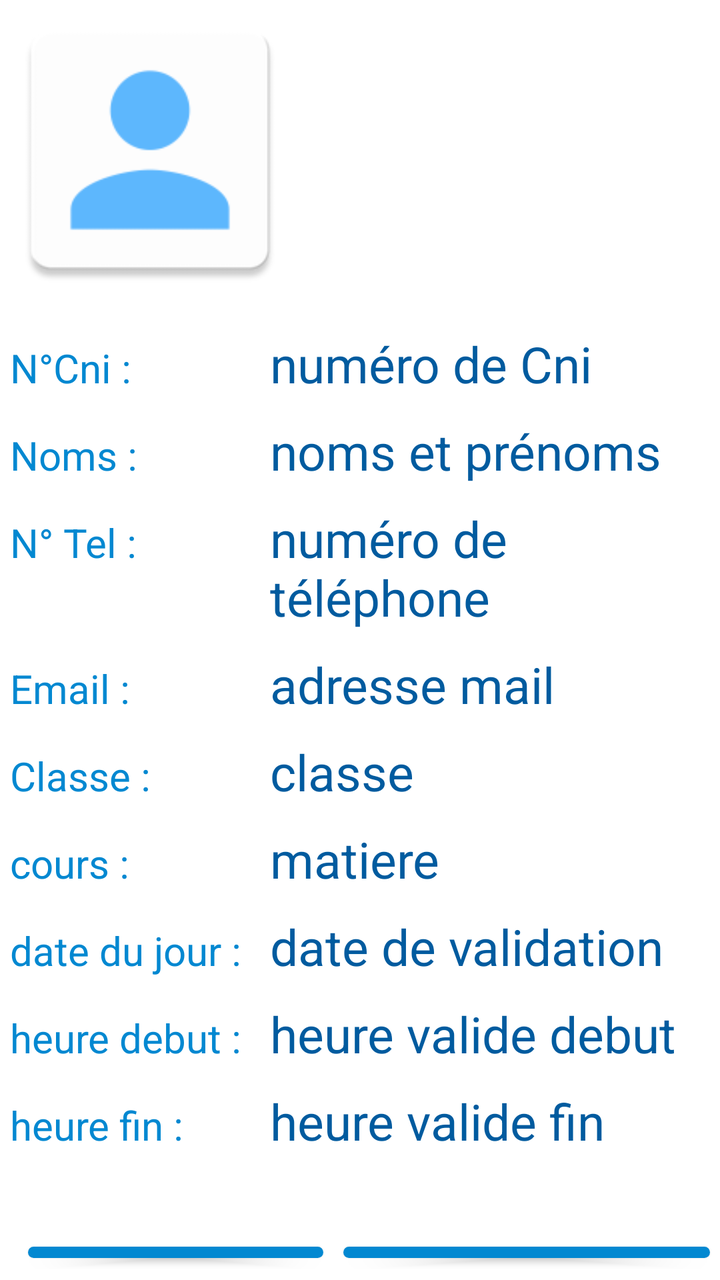
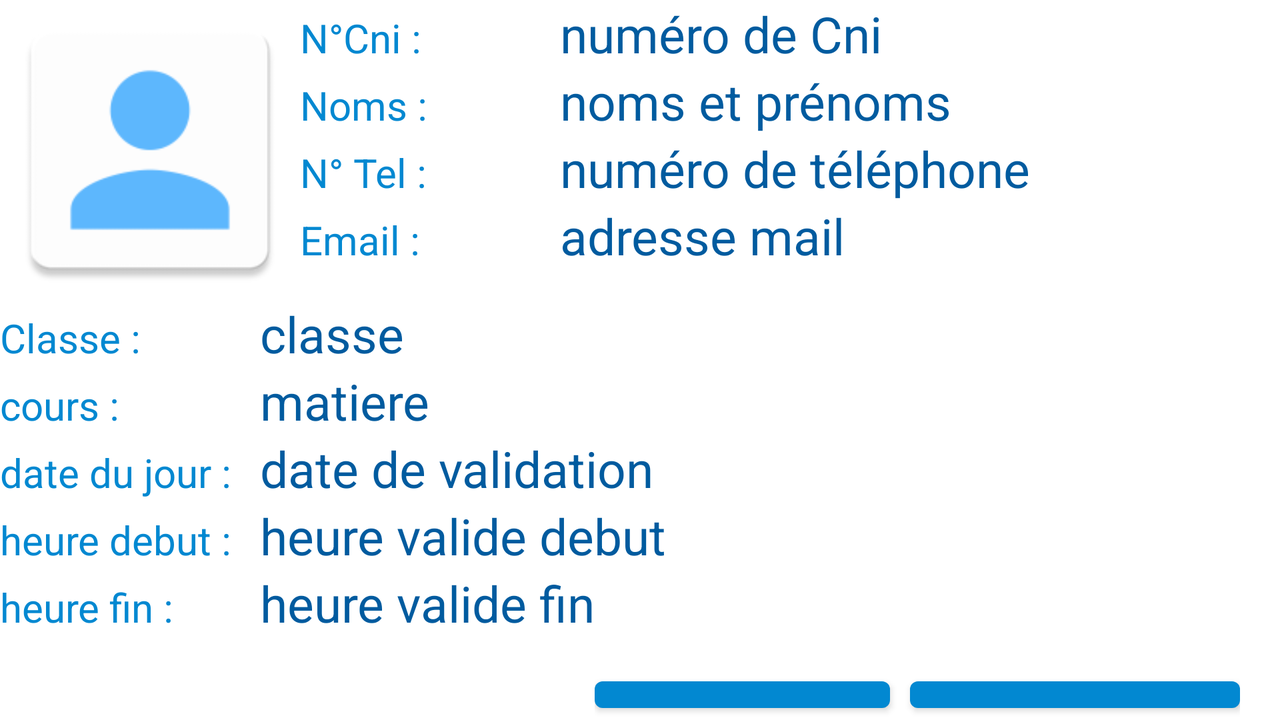

Compare how this app lays out the same screen by default and in its alternative resource folder. The renders come first, then the two layout files and the values they reference.
<!-- AndroidManifest.xml: application theme AppTheme -->
<!-- res/layout/fragment_enseignant_presence.xml -->
<?xml version="1.0" encoding="utf-8"?>
<LinearLayout xmlns:android="http://schemas.android.com/apk/res/android"
    xmlns:app="http://schemas.android.com/apk/res-auto"
    xmlns:tools="http://schemas.android.com/tools"
    android:layout_width="match_parent"
    android:layout_height="match_parent"
    android:background="@color/colorWhite"
    tools:context=".fragments.EnseignantPresenceFragment"
    android:orientation="vertical"
    >


    <LinearLayout
        android:layout_width="wrap_content"
        android:layout_height="wrap_content">

        <ImageView
        android:id="@+id/imageView"
        android:layout_width="150dp"
        android:layout_height="150dp"
        android:src="@drawable/person1"
        android:layout_marginBottom="10dp"/>

    </LinearLayout>

    
    <LinearLayout
        android:layout_width="wrap_content"
        android:layout_height="wrap_content"
        android:orientation="horizontal"
        android:layout_margin="5dp">

        <TextView

            android:layout_height="wrap_content"
            android:text="N°Cni :"
            style="@style/premierTextView"

            />

        <TextView
            android:id="@+id/text_view_cni"
            android:layout_width="wrap_content"
            android:layout_height="wrap_content"
            android:text="numéro de Cni"
            style="@style/deuxiemeTextView"/>
    </LinearLayout>


    
    <LinearLayout
        android:layout_width="wrap_content"
        android:layout_height="wrap_content"
        android:orientation="horizontal"
        android:layout_margin="5dp">

        <TextView

            android:layout_height="wrap_content"
            android:text="Noms :"
            style="@style/premierTextView"/>

        <TextView
            android:id="@+id/text_view_nom"
            android:layout_width="wrap_content"
            android:layout_height="wrap_content"
            android:text="noms et prénoms"
            style="@style/deuxiemeTextView"/>
    </LinearLayout>


    
    <LinearLayout
        android:layout_width="wrap_content"
        android:layout_height="wrap_content"
        android:orientation="horizontal"
        android:layout_margin="5dp">

        <TextView
            android:layout_height="wrap_content"
            android:text="N° Tel :"
            style="@style/premierTextView"/>

        <TextView
            android:id="@+id/text_view_telephone"
            android:layout_width="wrap_content"
            android:layout_height="wrap_content"
            android:text="numéro de téléphone"
            style="@style/deuxiemeTextView"/>
    </LinearLayout>


    
    <LinearLayout
        android:layout_width="wrap_content"
        android:layout_height="wrap_content"
        android:orientation="horizontal"
        android:layout_margin="5dp">

        <TextView
            android:layout_height="wrap_content"
            android:text="Email :"
            style="@style/premierTextView"/>

        <TextView
            android:id="@+id/text_view_email"
            android:layout_width="wrap_content"
            android:layout_height="wrap_content"
            android:text="adresse mail"
            style="@style/deuxiemeTextView"/>
    </LinearLayout>


    
    <LinearLayout
        android:layout_width="wrap_content"
        android:layout_height="wrap_content"
        android:orientation="horizontal"
        android:layout_margin="5dp">

        <TextView
            android:layout_height="wrap_content"
            android:text="Classe :"
            style="@style/premierTextView"/>

        <TextView
            android:id="@+id/text_view_classe"
            android:layout_width="wrap_content"
            android:layout_height="wrap_content"
            android:text="classe"
            style="@style/deuxiemeTextView"/>
    </LinearLayout>


    
    <LinearLayout
        android:layout_width="wrap_content"
        android:layout_height="wrap_content"
        android:orientation="horizontal"
        android:layout_margin="5dp">

        <TextView
            android:layout_height="wrap_content"
            android:text="cours :"
            style="@style/premierTextView"/>

        <TextView
            android:id="@+id/text_view_cours"
            android:layout_width="wrap_content"
            android:layout_height="wrap_content"
            android:text="matiere"
            style="@style/deuxiemeTextView"/>
    </LinearLayout>


    
    <LinearLayout
        android:layout_width="wrap_content"
        android:layout_height="wrap_content"
        android:orientation="horizontal"
        android:layout_margin="5dp">

        <TextView
            android:layout_height="wrap_content"
            android:text="date du jour :"
            style="@style/premierTextView"/>

        <TextView
            android:id="@+id/text_view_date_jour"
            android:layout_width="wrap_content"
            android:layout_height="wrap_content"
            android:text="date de validation"
            style="@style/deuxiemeTextView"/>
    </LinearLayout>


    
    <LinearLayout
        android:layout_width="wrap_content"
        android:layout_height="wrap_content"
        android:orientation="horizontal"
        android:layout_margin="5dp">

        <TextView
            android:layout_height="wrap_content"
            android:text="heure debut :"
            style="@style/premierTextView"/>

        <TextView
            android:id="@+id/text_view_heure_debut"
            android:layout_width="wrap_content"
            android:layout_height="wrap_content"
            android:text="heure valide debut"
            style="@style/deuxiemeTextView"/>
    </LinearLayout>

    
    <LinearLayout
        android:layout_width="wrap_content"
        android:layout_height="wrap_content"
        android:orientation="horizontal"
        android:layout_margin="5dp">

        <TextView
            android:layout_height="wrap_content"
            android:text="heure fin :"
            style="@style/premierTextView"/>

        <TextView
            android:id="@+id/text_view_heure_fin"
            android:layout_width="wrap_content"
            android:layout_height="wrap_content"
            android:text="heure valide fin"
            style="@style/deuxiemeTextView"/>
    </LinearLayout>



    <LinearLayout
        android:layout_width="match_parent"
        android:layout_height="wrap_content"
        android:orientation="horizontal"
        android:gravity="end"
        android:layout_marginTop="30dp">

        <Button
            android:id="@+id/button_valider"
            android:layout_width="wrap_content"
            android:layout_height="wrap_content"
            android:text="VALIDER"
            android:textSize="25sp"
            android:textStyle="bold"
            android:layout_margin="5dp"
            />

        <Button
            android:id="@+id/identifier"
            android:layout_width="wrap_content"
            android:layout_height="wrap_content"
            android:text="IDENTIFIER"
            android:layout_margin="5dp"
            android:textSize="25sp"
            android:textStyle="bold"/>

    </LinearLayout>





</LinearLayout>
<!-- resources referenced by this layout -->
<resources>
  <color name="colorWhite">#FFF</color>
  <!-- drawable person1: png bitmap (drawable-xhdpi, 3361 bytes) -->
  <style name="deuxiemeTextView">
          
          <item name="android:textSize">25sp</item>
          <item name="android:textColor">@color/colorPrimaryDark</item>
          <item name="android:layout_marginLeft">10dp</item>
  
      </style>
  <style name="premierTextView">
          
          <item name="android:textSize">20sp</item>
          <item name="android:textColor">@color/colorPrimary</item>
          <item name="android:layout_width">120dp</item>
  
      </style>
  <style name="AppTheme" parent="Theme.MaterialComponents.NoActionBar">
          
          <item name="colorPrimary">@color/colorPrimary</item>
          <item name="colorPrimaryDark">@color/colorPrimaryDark</item>
          <item name="colorAccent">@color/colorAccent</item>
      </style>
  <color name="colorPrimaryDark">#005b9f</color>
  <color name="colorPrimary">#0288d1</color>
  <color name="colorAccent">#5eb8ff</color>
</resources>
<!-- res/layout-land/fragment_enseignant_presence.xml (the repository's variant of the layout above) -->
<!-- drawn on the phone turned sideways -->
<?xml version="1.0" encoding="utf-8"?>
<LinearLayout xmlns:android="http://schemas.android.com/apk/res/android"
    xmlns:app="http://schemas.android.com/apk/res-auto"
    xmlns:tools="http://schemas.android.com/tools"
    android:layout_width="match_parent"
    android:layout_height="match_parent"
    android:background="@color/colorWhite"
    tools:context=".fragments.EnseignantPresenceFragment"
    android:orientation="vertical"
    >


    <LinearLayout
        android:layout_width="wrap_content"
        android:layout_height="wrap_content"
        android:orientation="horizontal">

        <ImageView
        android:id="@+id/imageView"
        android:layout_width="150dp"
        android:layout_height="150dp"
        android:src="@drawable/person1"
        />



        <LinearLayout
            android:layout_width="wrap_content"
            android:layout_height="wrap_content"
            android:orientation="vertical">
    
    <LinearLayout
        android:layout_width="wrap_content"
        android:layout_height="wrap_content"

        android:orientation="horizontal">

        <TextView

            style="@style/premierTextView"
            android:layout_height="wrap_content"
            android:text="N°Cni :"

            />

        <TextView
            android:id="@+id/text_view_cni"
            style="@style/deuxiemeTextView"
            android:layout_width="wrap_content"
            android:layout_height="wrap_content"
            android:text="numéro de Cni" />
    </LinearLayout>


    
    <LinearLayout
        android:layout_width="wrap_content"
        android:layout_height="wrap_content"
        android:orientation="horizontal">


        <TextView

            android:layout_height="wrap_content"
            android:text="Noms :"
            style="@style/premierTextView"/>

        <TextView
            android:id="@+id/text_view_nom"
            android:layout_width="wrap_content"
            android:layout_height="wrap_content"
            android:text="noms et prénoms"
            style="@style/deuxiemeTextView"/>
    </LinearLayout>


    
    <LinearLayout
        android:layout_width="wrap_content"
        android:layout_height="wrap_content"
        android:orientation="horizontal"
        >

        <TextView
            android:layout_height="wrap_content"
            android:text="N° Tel :"
            style="@style/premierTextView"/>

        <TextView
            android:id="@+id/text_view_telephone"
            android:layout_width="wrap_content"
            android:layout_height="wrap_content"
            android:text="numéro de téléphone"
            style="@style/deuxiemeTextView"/>

    </LinearLayout>
            
            <LinearLayout
                android:layout_width="wrap_content"
                android:layout_height="wrap_content"
                android:orientation="horizontal"
                >

                <TextView
                    android:layout_height="wrap_content"
                    android:text="Email :"
                    style="@style/premierTextView"/>

                <TextView
                    android:id="@+id/text_view_email"
                    android:layout_width="wrap_content"
                    android:layout_height="wrap_content"
                    android:text="adresse mail"
                    style="@style/deuxiemeTextView"/>
            </LinearLayout>

    </LinearLayout>


    </LinearLayout>



    
    <LinearLayout
        android:layout_width="wrap_content"
        android:layout_height="wrap_content"
        android:orientation="horizontal"
        >

        <TextView
            android:layout_height="wrap_content"
            android:text="Classe :"
            style="@style/premierTextView"/>

        <TextView
            android:id="@+id/text_view_classe"
            android:layout_width="wrap_content"
            android:layout_height="wrap_content"
            android:text="classe"
            style="@style/deuxiemeTextView"/>
    </LinearLayout>


    
    <LinearLayout
        android:layout_width="wrap_content"
        android:layout_height="wrap_content"
        android:orientation="horizontal"
        >

        <TextView
            android:layout_height="wrap_content"
            android:text="cours :"
            style="@style/premierTextView"/>

        <TextView
            android:id="@+id/text_view_cours"
            android:layout_width="wrap_content"
            android:layout_height="wrap_content"
            android:text="matiere"
            style="@style/deuxiemeTextView"/>
    </LinearLayout>


    
    <LinearLayout
        android:layout_width="wrap_content"
        android:layout_height="wrap_content"
        android:orientation="horizontal"
        >

        <TextView
            android:layout_height="wrap_content"
            android:text="date du jour :"
            style="@style/premierTextView"/>

        <TextView
            android:id="@+id/text_view_date_jour"
            android:layout_width="wrap_content"
            android:layout_height="wrap_content"
            android:text="date de validation"
            style="@style/deuxiemeTextView"/>
    </LinearLayout>


    
    <LinearLayout
        android:layout_width="wrap_content"
        android:layout_height="wrap_content"
        android:orientation="horizontal"
        >

        <TextView
            android:layout_height="wrap_content"
            android:text="heure debut :"
            style="@style/premierTextView"/>

        <TextView
            android:id="@+id/text_view_heure_debut"
            android:layout_width="wrap_content"
            android:layout_height="wrap_content"
            android:text="heure valide debut"
            style="@style/deuxiemeTextView"/>
    </LinearLayout>

    
    <LinearLayout
        android:layout_width="match_parent"
        android:layout_height="match_parent"
        android:orientation="horizontal"
        >

        <TextView
            android:layout_height="wrap_content"
            android:text="heure fin :"
            style="@style/premierTextView"/>

        <TextView
            android:id="@+id/text_view_heure_fin"
            android:layout_width="wrap_content"
            android:layout_height="wrap_content"
            android:text="heure valide fin"
            style="@style/deuxiemeTextView"/>

        <LinearLayout
            android:layout_width="match_parent"
            android:layout_height="wrap_content"
            android:orientation="horizontal"
            android:gravity="end"
            android:paddingRight="20dp"
            android:layout_marginTop="50dp"

            >

            <Button
                android:id="@+id/button_valider"
                android:layout_width="wrap_content"
                android:layout_height="wrap_content"
                android:text="VALIDER"
                android:textSize="25sp"
                android:textStyle="bold"
                android:layout_marginRight="5dp"

                />

            <Button
                android:id="@+id/identifier"
                android:layout_width="wrap_content"
                android:layout_height="wrap_content"
                android:text="IDENTIFIER"
                android:layout_marginLeft="5dp"
                android:textSize="25sp"
                android:textStyle="bold"/>

        </LinearLayout>
    </LinearLayout>









</LinearLayout>
